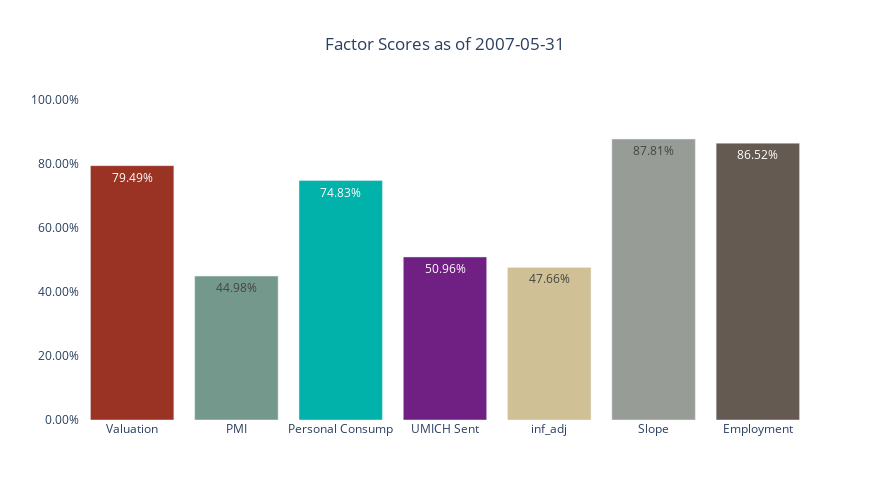

Notebook code cell kept with this figure:
### Code cell
k['2007-05-31']

### Figure 1 — Plotly figure (JSON) as saved in the notebook; plotly's stock layout.template omitted (floating-point values rounded to 4 significant figures)
{"data": [{"marker": {"color": ["#9A3324", "#75988d", "#00B2A9", "#702082", "#CFC096", "#989C97", "#655A52"]}, "text": ["79.49%", "44.98%", "74.83%", "50.96%", "47.66%", "87.81%", "86.52%"], "textposition": "inside", "type": "bar", "x": ["Valuation", "PMI", "Personal Consump", "UMICH Sent", "inf_adj", "Slope", "Employment"], "y": [0.7949, 0.4498, 0.7483, 0.5096, 0.4766, 0.8781, 0.8652]}], "layout": {"height": 500, "paper_bgcolor": "white", "plot_bgcolor": "white", "title": {"text": "Factor Scores as of 2007-05-31", "x": 0.5}, "width": 890, "xaxis": {"autorange": true, "range": [-0.5, 6.5], "type": "category"}, "yaxis": {"range": [0, 1], "tickformat": ".2%", "type": "linear"}}}
